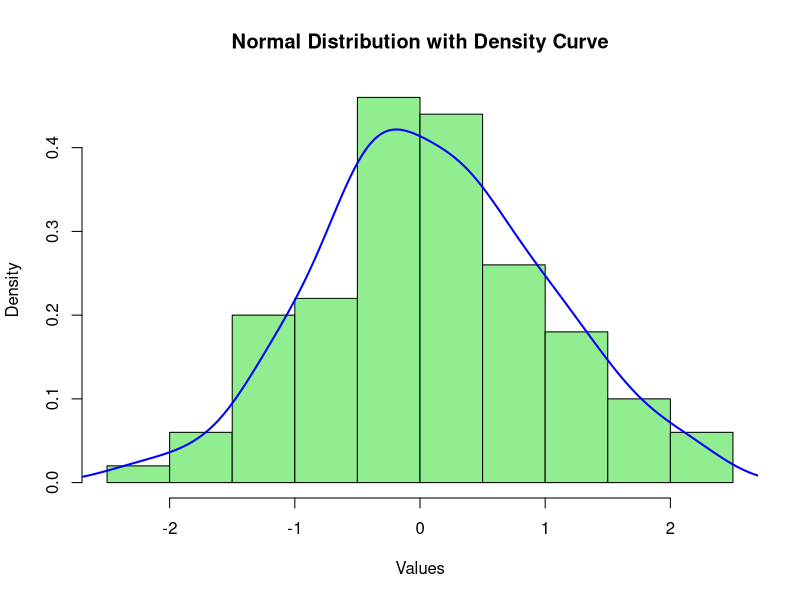

Source code (R):
# Generate normal random values
set.seed(123)
x <- rnorm(100)

# Histogram with density scale
hist(x, probability=TRUE,
     col="lightgreen",
     main="Normal Distribution with Density Curve",
     xlab="Values")

# Density estimation
d <- density(x)

# Plot density curve
lines(d, col="blue", lwd=2)
